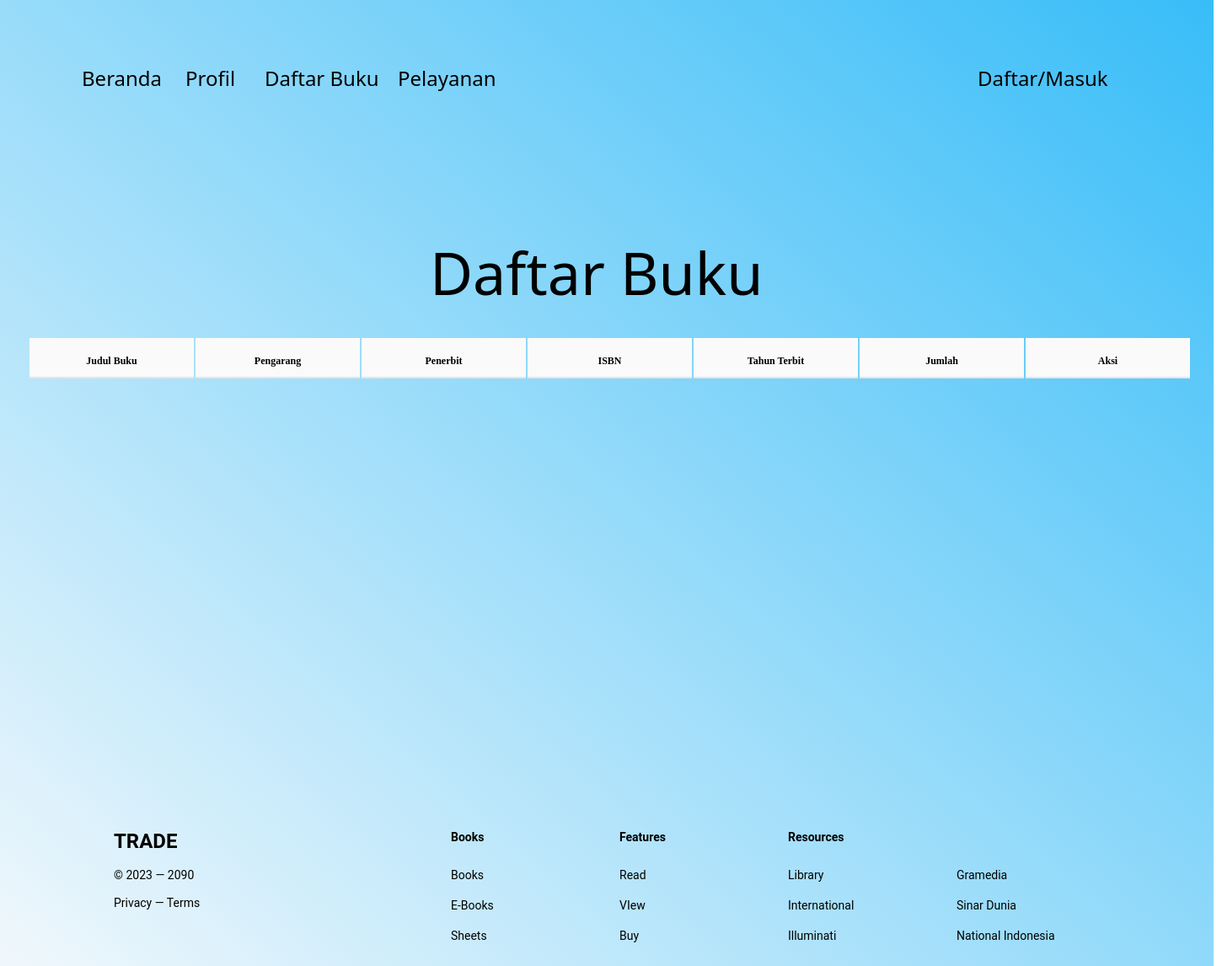
/, run on an earlier commit of the app's database.
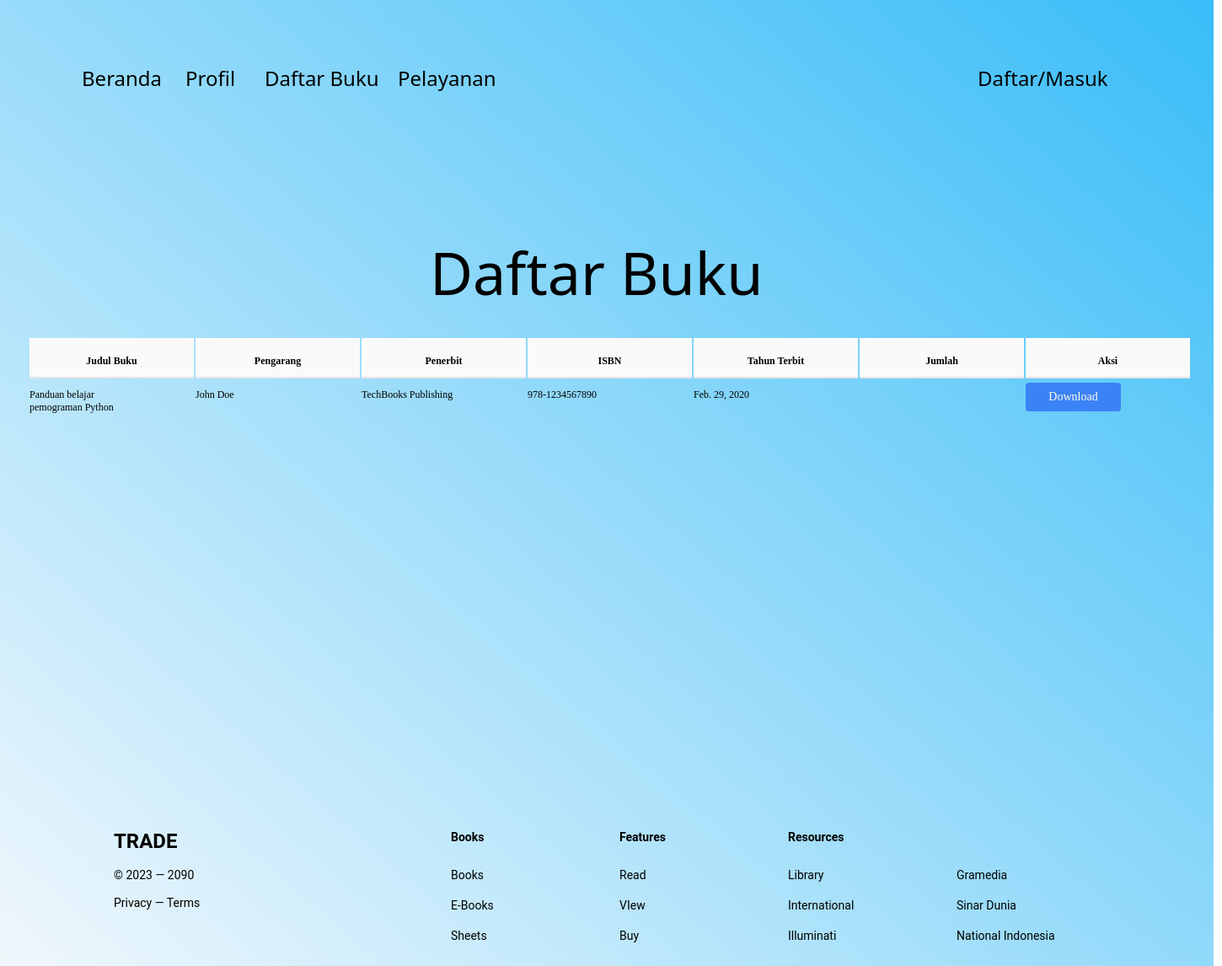
And on a later commit of the database.
### elabweb/models.py (models this page shows, shortened)
class Book(models.Model):
    title = models.CharField(max_length=100)
    author = models.CharField(max_length=100)
    publisher = models.CharField(max_length=100, default='Unknown')
    isbn = models.CharField(max_length=15)
    publication_year = models.DateField()
    Amount = models.CharField(max_length=100)
    book_file = models.FileField(upload_to='book_files/',null=True)

### elabweb/views.py (the view)
# urls.py: path('', views.home, name='home'),
def home(request):
        books = Book.objects.all()
        if books:
            print ('working')
        context = {
        'books': books,
        }
        return render(request, 'index.html', context)

### elabweb/templates/index.html (shortened to what the changed rows need)
<!DOCTYPE html>
{% load static tailwind_tags %}
<html>
    <head>
        <script src="https://cdn.tailwindcss.com"></script>
        {% tailwind_css %}
    </head>
    <body>
        <div class="w-[1440px] h-[1242px] relative bg-gradient-to-bl from-sky-400 to-slate-50">
            <div>
                <div class="w-[1371px] left-[34px] top-[400px] absolute justify-start items-start inline-flex">
                    <table>
                        <thead>
                            <tr>
                                <th>
                                    <div class="w-[195px] h-12 pt-5 bg-neutral-50 flex-col justify-center items-start gap-1.5 flex">
                                        <div class="self-stretch grow shrink basis-0 text-black text-xs font-semibold font-['Montserrat'] leading-tight">Judul Buku</div>
                                        <div class="self-stretch h-0.5 bg-zinc-200"></div>
                                    </div>
                                </th>
                                <th>
                                    <div class="w-[195px] h-12 pt-5 bg-neutral-50 flex-col justify-center items-start gap-1.5 flex">
                                        <div class="self-stretch grow shrink basis-0 text-black text-xs font-semibold font-['Montserrat'] leading-tight">Pengarang</div>
                                        <div class="self-stretch h-0.5 bg-zinc-200"></div>
                                    </div>
                                </th>
                                <th>
                                    <div class="w-[195px] h-12 pt-5 bg-neutral-50 flex-col justify-center items-start gap-1.5 flex">
                                        <div class="self-stretch grow shrink basis-0 text-black text-xs font-semibold font-['Montserrat'] leading-tight">Penerbit</div>
                                        <div class="self-stretch h-0.5 bg-zinc-200"></div>
                                    </div>
                                </th>
                                <th>
                                    <div class="w-[195px] h-12 pt-5 bg-neutral-50 flex-col justify-center items-start gap-1.5 flex">
                                        <div class="self-stretch grow shrink basis-0 text-black text-xs font-semibold font-['Montserrat'] leading-tight">ISBN</div>
                                        <div class="self-stretch h-0.5 bg-zinc-200"></div>
                                    </div>
                                </th>
                                <th>
                                    <div class="w-[195px] h-12 pt-5 bg-neutral-50 flex-col justify-center items-start gap-1.5 flex">
                                        <div class="self-stretch grow shrink basis-0 text-black text-xs font-semibold font-['Montserrat'] leading-tight">Tahun Terbit</div>
                                        <div class="self-stretch h-0.5 bg-zinc-200"></div>
                                    </div>
                                </th>
                                <th>
                                    <div class="w-[195px] h-12 pt-5 bg-neutral-50 flex-col justify-center items-start gap-1.5 flex">
                                        <div class="self-stretch grow shrink basis-0 text-black text-xs font-semibold font-['Montserrat'] leading-tight">Jumlah</div>
                                        <div class="self-stretch h-0.5 bg-zinc-200"></div>
                                    </div>
                                </th>
                                <th>
                                    <div class="w-[195px] h-12 pt-5 bg-neutral-50 flex-col justify-center items-start gap-1.5 flex">
                                        <div class="self-stretch grow shrink basis-0 text-black text-xs font-semibold font-['Montserrat'] leading-tight">Aksi</div>
                                        <div class="self-stretch h-0.5 bg-zinc-200"></div>
                                    </div>
                                </th>
                            </tr>
                        </thead>
                        <tbody>
                            {% for book in books %}
                            <tr>
                                <td>
                                    <div class="w-[113px] h-10 py-2.5 justify-center items-center inline-flex">
                                        <div class="self-stretch grow shrink basis-0 text-black text-xs font-normal font-['Montserrat'] leading-tight">{{ book.title }}</div>
                                    </div>
                                </td>
                                <td>
                                    <div class="w-[113px] h-10 py-2.5 justify-center items-center inline-flex">
                                        <div class="self-stretch grow shrink basis-0 text-black text-xs font-normal font-['Montserrat'] leading-tight">{{ book.author }}</div>
                                    </div>
                                </td>
                                <td>
                                    <div class="w-[113px] h-10 py-2.5 justify-center items-center inline-flex">
                                        <div class="self-stretch grow shrink basis-0 text-black text-xs font-normal font-['Montserrat'] leading-tight">{{ book.publisher }}</div>
                                    </div>
                                </td>
                                <td>
                                    <div class="w-[113px] h-10 py-2.5 justify-center items-center inline-flex">
                                        <div class="self-stretch grow shrink basis-0 text-black text-xs font-normal font-['Montserrat'] leading-tight">{{ book.isbn }}</div>
                                    </div>
                                </td>
                                <td>
                                    <div class="w-[113px] h-10 py-2.5 justify-center items-center inline-flex">
                                        <div class="self-stretch grow shrink basis-0 text-black text-xs font-normal font-['Montserrat'] leading-tight">{{ book.publication_year }}</div>
                                    </div>
                                </td>
                                <td>
                                    <div class="w-[113px] h-10 py-2.5 justify-center items-center inline-flex">
                                        <div class="self-stretch grow shrink basis-0 text-black text-xs font-normal font-['Montserrat'] leading-tight">{{ book.amount }}</div>
                                    </div>
                                </td>
                                <td>
                                    <div class="w-[113px] h-10 py-2.5 justify-center items-center gap-1 inline-flex">
                                        <a href="{% url 'download_book' book.id %}" download="e-book1" class="grow shrink basis-0 text-center text-yellow-50 text-sm font-normal font-['Verdana'] leading-tight bg-blue-500 px-4 py-2 rounded">Download</a>
                                    </div>
                                </td>
                            </tr>
                            {% endfor %}
                        </tbody>
                    </table>
                </div>
            </div>
        </div>
    </body>
</html>

What changed in the data, as far as the page shows it:
added Book: title "Panduan belajar pemograman Python", author "John Doe", publisher "TechBooks Publishing", isbn "978-1234567890", publication_year "Feb. 29, 2020"
